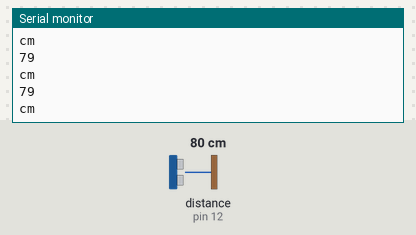
Simulated run of this sketch. Board: Arduino Uno, built with avr-gcc and run on an emulated ATmega328P. Parts: the last lines printed to the serial monitor. The test bench sets the inputs (shaded band); at power-on: distance to the obstacle (sensor on pin 12) 80 cm. The echo pulse lasts 58.3 µs per cm.

Above: at 1.2 s.
1.3 s: distance to the obstacle (sensor on pin 12) set to 2 cm
At 2.2 s:
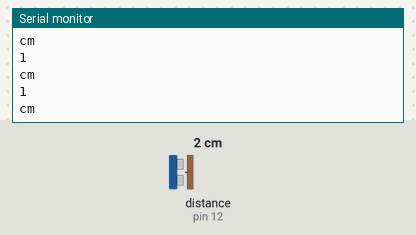
2.8 s: distance to the obstacle (sensor on pin 12) set to 13 cm
At 3.3 s:
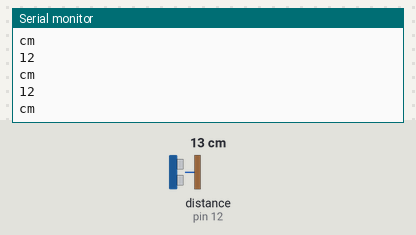
Timing chart, 0 to 5.8 s (numbered marks = the images above; inputs shaded):
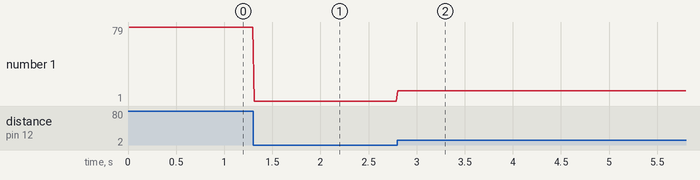

The sketch:

wish_SONAR.ino
```cpp
int trig=13;
int echo=12;
long duration;
int distance;
int rf=10;
int rb=8;
int lf=9;
int lb=7;
void setup(){
  pinMode(13,OUTPUT);
  pinMode(13,OUTPUT);
  pinMode(13,OUTPUT);
  pinMode(13,OUTPUT);
  pinMode(13,OUTPUT);
  pinMode(12,INPUT);
  Serial.begin(9600);
}
void loop(){
  digitalWrite(13,LOW);
  delay(2);
  digitalWrite(13,HIGH);
  delay(2);
  digitalWrite(13,LOW);
  delay(2);
  duration= pulseIn(echo,HIGH);
  distance=duration*0.034/2;
  Serial.println(distance);
  Serial.println("cm");
  delay(10);
int distance=digitalRead;
  if("distance>10cm"){
    digitalWrite(10,HIGH);
    digitalWrite(9,HIGH);
    digitalWrite(8,LOW);
    digitalWrite(7,LOW);

  }
    if("distance<10cm"){
    digitalWrite(10,LOW);
    digitalWrite(9,LOW);
    digitalWrite(8,HIGH);
    digitalWrite(7,LOW);

  }

}
```

Measured:
- after the input at 1.3 s, the serial monitor: prints a new line at once (image 1)
- after the input at 2.8 s, the serial monitor: prints a new line at once (image 2)
- plotted number 1: 79 → 1 after the input at 1.3 s, 1 → 12 after the input at 2.8 s
